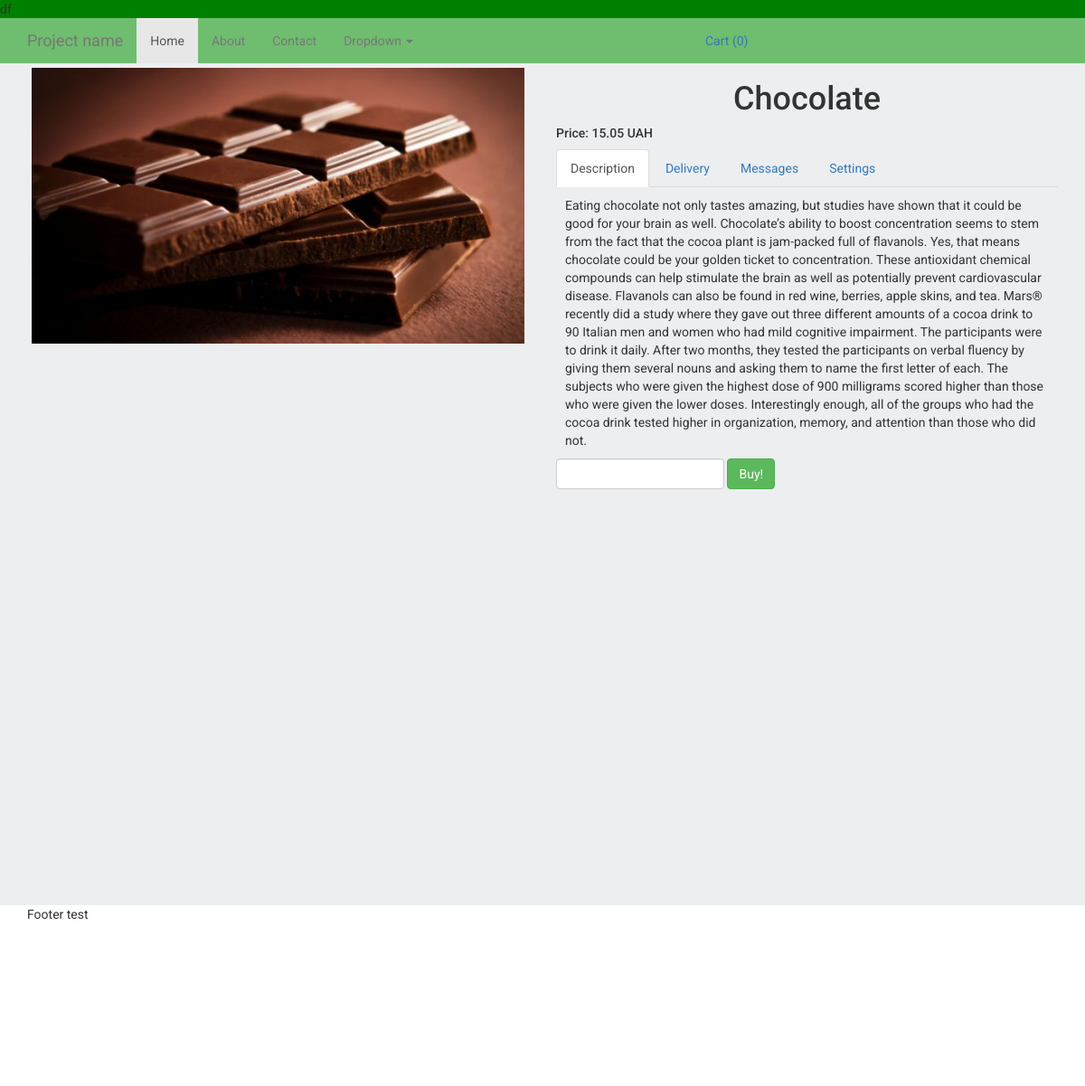
Screenshot of /product/2/ with the database file from the repository.
### products/models.py (models this page shows, shortened)
class ProductImage(models.Model):
    product = models.ForeignKey(Product, blank=True, null=True, default=None)
    image = models.ImageField(upload_to='products_images/')
    is_active = models.BooleanField(default=True)
    is_main = models.BooleanField(default=False)
    created = models.DateTimeField(auto_now_add=True, auto_now=False)
    updated = models.DateTimeField(auto_now_add=False, auto_now=True)
    class Meta:
        verbose_name = 'Picture'
        verbose_name_plural = 'My Pictures'

class Product(models.Model):
    name = models.CharField(max_length=150, blank=True, null=True, default=None)
    price = models.DecimalField(max_digits=10, decimal_places=2, default=0)
    discount = models.IntegerField(default=0)
    category = models.ForeignKey(Category, blank=True, null=True, default='candies')
    description = models.TextField(blank=True, null=True, default=None)
    short_description = models.TextField(blank=True, null=True, default=None)
    is_active = models.BooleanField(default=True)
    created = models.DateTimeField(auto_now_add=True, auto_now=False)
    updated = models.DateTimeField(auto_now_add=False, auto_now=True)
    class Meta:
        verbose_name = 'Product'
        verbose_name_plural = 'My Products'

### products/views.py (the view)
# urls.py: url(r'^product/(?P<product_id>\w+)/$', views.product, name='product'),
def product(request, product_id):
    product = Product.objects.get(id=product_id)
    session_key = request.session.session_key
    if not session_key:
        request.session.cycle_key()
    print(request.session.session_key)
    return render(request, 'products/product.html', locals())

### orders/context_processors.py (called while the page is built)
def getting_cart_info(request):
    session_key = request.session.session_key
    if not session_key:
        request.session.cycle_key()
    products_in_cart = ProductInCart.objects.filter(session_key=session_key,
                                                    is_active=True,
                                                    order__isnull=True)
    products_total_nmb = products_in_cart.count()
    return locals()

### templates/products/product.html (shortened to what this page needs)
{% extends 'base.html' %}
{% load static %}
{% block content %}
    <div class="section-top">
        <div class="container">
            <div class="row">
                <div class="col-md-6">
                    {% for image_item in product.productimage_set.all %}
                        <div class="product-image-item">
                            <img src="{{ image_item.image.url }}" alt="" class="img-responsive">
                        </div>
                    {% endfor %}
                </div>
                <div class="col-md-6">
                    <h1 class="text-center">
                        {{ product.name }}
                    </h1>
                    <div class="">
                        <h5>
                            Price: {{ product.price }} UAH
                        </h5>
                    </div>
                    <div class="">
                        <div>
                          <ul class="nav nav-tabs" role="tablist">
                            <li role="presentation" class="active">
                                <a href="#description" aria-controls="home" role="tab" data-toggle="tab">
                                    Description
                                </a></li>
                            <li role="presentation">
                                <a href="#delivery" aria-controls="profile" role="tab" data-toggle="tab">
                                    Delivery
                                </a></li>
                            <li role="presentation"><a href="#messages" aria-controls="messages" role="tab" data-toggle="tab">Messages</a></li>
                            <li role="presentation"><a href="#settings" aria-controls="settings" role="tab" data-toggle="tab">Settings</a></li>
                          </ul>
                          <div class="tab-content product-description-tabs">
                            <div role="tabpanel" class="tab-pane active" id="description">
                                {{ product.description }}
                            </div>
                          </div>
                        </div>
                        <div>
                            <form id="form_buying_product" class="form-inline"
                                action="{% url 'add_to_cart' %}"> {% csrf_token %}
                                <input class="form-control" type="number" name="number"
                                    id="number">
                                <button class="btn btn-success btn-buy" type="submit"
                                    id="submit_btn"
                                    data-product_id="{{ product.id }}"
                                    data-product_name="{{ product.name }}"
                                    data-product_price="{{ product.price }}"
                                >
                                    Buy!
                                </button>
                            </form>
                        </div>
                    </div>
                </div>
            </div>
        </div>
    </div>
{% endblock %}

### static/static_dev/css/style.css (style rules this page uses)
html, body { height: 100%; max-height: 100%; font-family: 'Roboto', sans-serif; background-color: #edeef0; }
.section-top { margin-bottom: : 20px; }
.product-description-tabs { padding: 10px; }
.product-image-item { padding: 5px; margin-bottom: 5px; }

### rows the page displays
ProductImage: image (picture)
Product: name "Chocolate", price "15.05", description "Eating chocolate not only tastes amazing, but studies have shown that it could be good for your brain as well. Chocolate’s ability to boost concentration seems to stem from the fact that the cocoa plant is jam-packed full of flavanols. Yes, that means chocolate could be your golden ticket to concentration. These antioxidant chemical compounds can help stimulate the brain as well as potentially prevent cardiovascular disease. Flavanols can also be found in red wine, berries, apple skins, and tea. Mars® recently did a study where they gave out three different amounts of a cocoa drink to 90 Italian men and women who had mild cognitive impairment. The participants were to drink it daily. After…"
